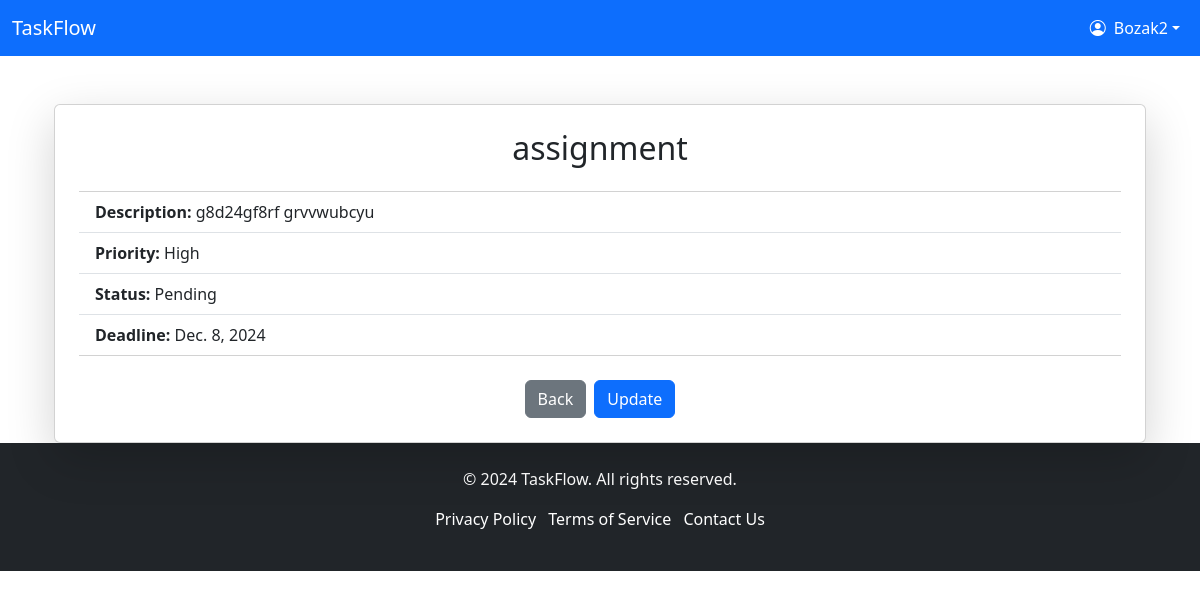
Screenshot of /task/3/ (signed in) with the database file from the repository.
### tasks/models.py (models this page shows, shortened)
class Task(models.Model):
    PRIORITY_CHOICES = [
        ('H', 'High'),
        ('M', 'Medium'),
        ('L', 'Low'),
    ]
    STATUS_CHOICES = [
        ('P', 'Pending'),
        ('IP', 'In Progress'),
        ('C', 'Completed'),
    ]
    user = models.ForeignKey(User, on_delete=models.CASCADE)
    title = models.CharField(max_length=200)
    description = models.TextField()
    priority = models.CharField(max_length=1, choices=PRIORITY_CHOICES)
    status = models.CharField(max_length=2, choices=STATUS_CHOICES, default='P')
    deadline = models.DateField()

### tasks/views.py (the view)
# urls.py: path('task/<int:task_id>/', views.task_details, name='task_details'),
@login_required
def task_details(request, task_id):
    task = Task.objects.get(id=task_id, user=request.user)
    return render(request, 'task_details.html', {'task': task})

### tasks/templates/task_details.html
{% extends 'base.html' %}
{% block content %}
<div class="container mt-5">
    <div class="card shadow-lg p-4">
        <h2 class="text-center mb-4">{{ task.title }}</h2>
        <ul class="list-group list-group-flush">
            <li class="list-group-item">
                <strong>Description:</strong> {{ task.description }}
            </li>
            <li class="list-group-item">
                <strong>Priority:</strong> {{ task.get_priority_display }}
            </li>
            <li class="list-group-item">
                <strong>Status:</strong> {{ task.get_status_display }}
            </li>
            <li class="list-group-item">
                <strong>Deadline:</strong> {{ task.deadline }}
            </li>
        </ul>
        <div class="d-flex justify-content-center mt-4">
            <a href="{% url 'dashboard' %}" class="btn btn-secondary me-2">Back</a>
            <a href="{% url 'update_task' task.id %}" class="btn btn-primary">Update</a>
        </div>
    </div>
</div>
{% endblock %}

### tasks/templates/base.html (shortened to what this page needs)
<!DOCTYPE html>
<html lang="en">
<head>
    {% load static %}
    <link rel="stylesheet" href="{% static 'css/bootstrap/css/bootstrap.min.css' %}" >
    <link href="https://cdn.jsdelivr.net/npm/bootstrap-icons/font/bootstrap-icons.css" rel="stylesheet">
</head>
<body>
    <nav class="navbar navbar-expand-lg navbar-dark bg-primary">
        <div class="container-fluid">
            <a class="navbar-brand" href="{% url 'index' %}">TaskFlow</a>
            <div class="collapse navbar-collapse" id="navbarNav">
                <ul class="navbar-nav ms-auto">
                    {% if user.is_authenticated %}
                       <li class="nav-item dropdown">
                        <a class="nav-link dropdown-toggle d-flex align-items-center" href="#" id="userDropdown" role="button">
                            <i class="bi bi-person-circle me-2"></i> {{ user.username }}
                        </a>
                    </li>
                    {% else %}
                        <li class="nav-item"><a class="nav-link" href="{% url 'login' %}">Login</a></li>
                        <li class="nav-item"><a class="nav-link" href="{% url 'register' %}">Register</a></li>
                    {% endif %}
                </ul>
            </div>
        </div>
    </nav>
    <div class="container mt-4">
        {% block content %}
        {% endblock %}
    </div>
    <footer class="bg-dark text-white py-4">
        <div class="container text-center">
            <p>&copy; 2024 TaskFlow. All rights reserved.</p>
            <ul class="list-inline">
                <li class="list-inline-item"><a href="#" class="text-white text-decoration-none">Privacy Policy</a></li>
                <li class="list-inline-item"><a href="#" class="text-white text-decoration-none">Terms of Service</a></li>
                <li class="list-inline-item"><a href="{% url 'contact us' %}" class="text-white text-decoration-none" >Contact Us</a></li>
            </ul>
        </div>
    </footer>
</body>
</html>

### tasks/templates/base.html (style rules this page uses)
.navbar { background-color: #007bff; }
.navbar-brand, .nav-link, .dropdown-item { color: #ffffff !important; }
footer { background-color: #f8f9fa; padding: 20px 0; }

### rows the page displays
Task: title "assignment", description "g8d24gf8rf grvvwubcyu", priority "High", status "Pending", deadline "Dec. 8, 2024"

### other values shown
{{ user.username }} "Bozak2"
